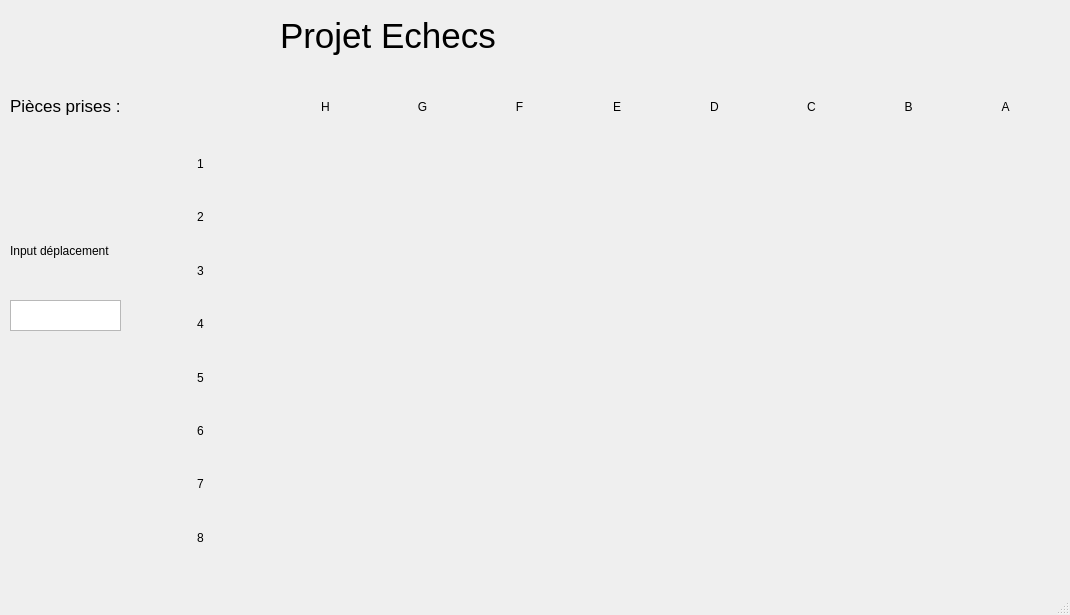
<?xml version="1.0" encoding="UTF-8"?>
<ui version="4.0">
 <class>MainWindow</class>
 <widget class="QMainWindow" name="MainWindow">
  <property name="geometry">
   <rect>
    <x>0</x>
    <y>0</y>
    <width>1070</width>
    <height>615</height>
   </rect>
  </property>
  <property name="windowTitle">
   <string>MainWindow</string>
  </property>
  <widget class="QWidget" name="centralwidget">
   <widget class="QLabel" name="Titre">
    <property name="geometry">
     <rect>
      <x>280</x>
      <y>10</y>
      <width>271</width>
      <height>51</height>
     </rect>
    </property>
    <property name="font">
     <font>
      <pointsize>26</pointsize>
     </font>
    </property>
    <property name="text">
     <string>Projet Echecs</string>
    </property>
   </widget>
   <widget class="QLabel" name="Pieces_prises_titre">
    <property name="geometry">
     <rect>
      <x>10</x>
      <y>80</y>
      <width>141</width>
      <height>51</height>
     </rect>
    </property>
    <property name="font">
     <font>
      <pointsize>13</pointsize>
     </font>
    </property>
    <property name="text">
     <string>Pièces prises : </string>
    </property>
   </widget>
   <widget class="QLabel" name="affichage_pieces_prises">
    <property name="geometry">
     <rect>
      <x>10</x>
      <y>220</y>
      <width>151</width>
      <height>61</height>
     </rect>
    </property>
    <property name="text">
     <string>Input déplacement</string>
    </property>
   </widget>
   <widget class="QTextEdit" name="textEdit">
    <property name="geometry">
     <rect>
      <x>10</x>
      <y>300</y>
      <width>111</width>
      <height>31</height>
     </rect>
    </property>
   </widget>
   <widget class="QWidget" name="">
    <property name="geometry">
     <rect>
      <x>280</x>
      <y>81</y>
      <width>771</width>
      <height>51</height>
     </rect>
    </property>
    <layout class="QHBoxLayout" name="horizontalLayout_3">
     <item>
      <widget class="QLabel" name="label_11">
       <property name="text">
        <string>H</string>
       </property>
       <property name="alignment">
        <set>Qt::AlignCenter</set>
       </property>
      </widget>
     </item>
     <item>
      <widget class="QLabel" name="label_15">
       <property name="text">
        <string>G</string>
       </property>
       <property name="alignment">
        <set>Qt::AlignCenter</set>
       </property>
      </widget>
     </item>
     <item>
      <widget class="QLabel" name="label_16">
       <property name="text">
        <string>F</string>
       </property>
       <property name="alignment">
        <set>Qt::AlignCenter</set>
       </property>
      </widget>
     </item>
     <item>
      <widget class="QLabel" name="label_14">
       <property name="text">
        <string>E</string>
       </property>
       <property name="alignment">
        <set>Qt::AlignCenter</set>
       </property>
      </widget>
     </item>
     <item>
      <widget class="QLabel" name="label_13">
       <property name="text">
        <string>D</string>
       </property>
       <property name="alignment">
        <set>Qt::AlignCenter</set>
       </property>
      </widget>
     </item>
     <item>
      <widget class="QLabel" name="label_12">
       <property name="text">
        <string>C</string>
       </property>
       <property name="alignment">
        <set>Qt::AlignCenter</set>
       </property>
      </widget>
     </item>
     <item>
      <widget class="QLabel" name="label_10">
       <property name="text">
        <string>B</string>
       </property>
       <property name="alignment">
        <set>Qt::AlignCenter</set>
       </property>
      </widget>
     </item>
     <item>
      <widget class="QLabel" name="label_9">
       <property name="text">
        <string>A</string>
       </property>
       <property name="alignment">
        <set>Qt::AlignCenter</set>
       </property>
      </widget>
     </item>
    </layout>
   </widget>
   <widget class="QWidget" name="">
    <property name="geometry">
     <rect>
      <x>280</x>
      <y>140</y>
      <width>771</width>
      <height>421</height>
     </rect>
    </property>
    <layout class="QGridLayout" name="gridLayout">
     <property name="horizontalSpacing">
      <number>0</number>
     </property>
    </layout>
   </widget>
   <widget class="QWidget" name="">
    <property name="geometry">
     <rect>
      <x>150</x>
      <y>140</y>
      <width>101</width>
      <height>421</height>
     </rect>
    </property>
    <layout class="QVBoxLayout" name="verticalLayout_3">
     <item>
      <widget class="QLabel" name="label_7">
       <property name="text">
        <string>1</string>
       </property>
       <property name="alignment">
        <set>Qt::AlignCenter</set>
       </property>
      </widget>
     </item>
     <item>
      <widget class="QLabel" name="label_4">
       <property name="text">
        <string>2</string>
       </property>
       <property name="alignment">
        <set>Qt::AlignCenter</set>
       </property>
      </widget>
     </item>
     <item>
      <widget class="QLabel" name="label_8">
       <property name="text">
        <string>3</string>
       </property>
       <property name="alignment">
        <set>Qt::AlignCenter</set>
       </property>
      </widget>
     </item>
     <item>
      <widget class="QLabel" name="label_5">
       <property name="text">
        <string>4</string>
       </property>
       <property name="alignment">
        <set>Qt::AlignCenter</set>
       </property>
      </widget>
     </item>
     <item>
      <widget class="QLabel" name="label_6">
       <property name="text">
        <string>5</string>
       </property>
       <property name="alignment">
        <set>Qt::AlignCenter</set>
       </property>
      </widget>
     </item>
     <item>
      <widget class="QLabel" name="label_3">
       <property name="text">
        <string>6</string>
       </property>
       <property name="alignment">
        <set>Qt::AlignCenter</set>
       </property>
      </widget>
     </item>
     <item>
      <widget class="QLabel" name="label_2">
       <property name="text">
        <string>7</string>
       </property>
       <property name="alignment">
        <set>Qt::AlignCenter</set>
       </property>
      </widget>
     </item>
     <item>
      <widget class="QLabel" name="label">
       <property name="text">
        <string>8</string>
       </property>
       <property name="alignment">
        <set>Qt::AlignCenter</set>
       </property>
      </widget>
     </item>
    </layout>
   </widget>
  </widget>
  <widget class="QMenuBar" name="menubar">
   <property name="geometry">
    <rect>
     <x>0</x>
     <y>0</y>
     <width>1070</width>
     <height>25</height>
    </rect>
   </property>
  </widget>
  <widget class="QStatusBar" name="statusbar"/>
 </widget>
 <resources/>
 <connections/>
</ui>
